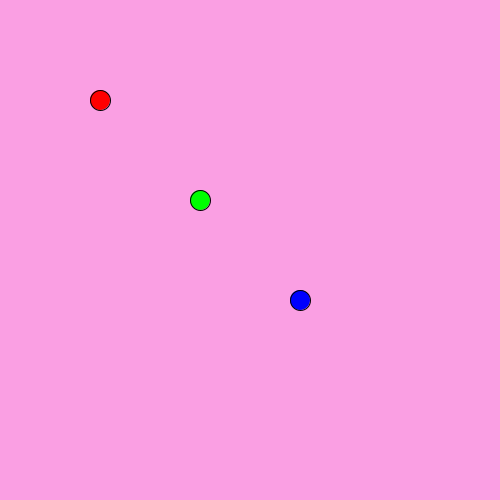
Frame 1 (no input)
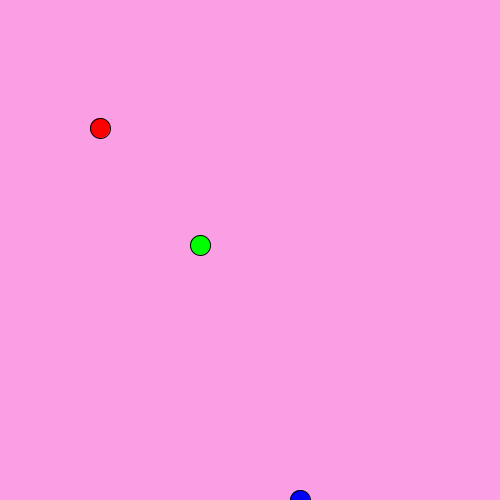
Frame 60 (the mouse pressed at the canvas centre just before this capture)
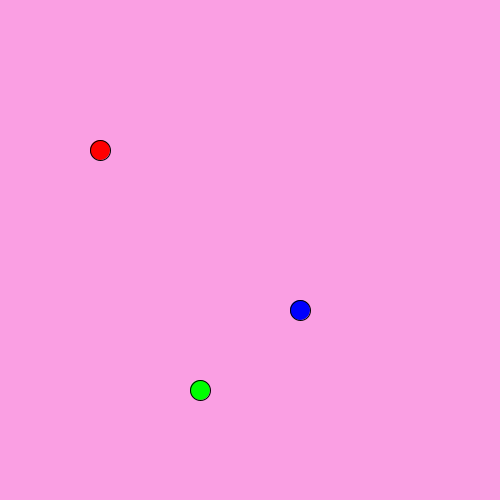
Frame 120 (the mouse held since frame 60 and released just before this capture)

The Processing sketch that drew these frames (run headless with seeded random() and noise(); from frame 60 on, the mouse is pressed at the canvas centre):

// Processing sketch: BouncingBall
// ── BouncingBall.pde
class Ball{
    int x, y, vx, vy;
    color c;
    Ball (int x, int y, color c){
        this.x=x;
        this.y=y;
        this.c=c;
    }
    void update() {
        fill(c);
        x += vx;
        y += vy;
        circle(x, y, 20);
        if (y > height) {
    		y = height;
    		vy *= -1;
		}
        vy++;
    }
}
Ball[] balls = new Ball[3];
void setup(){
    size(500, 500);
    balls[0] = new Ball(100, 100, color(255, 0, 0));
    balls[1] = new Ball(200, 200, color(0, 255, 0));
    balls[2] = new Ball(300, 300, color(0, 0, 255));
}
int y = 100;
int vy = 0;
void draw(){
	background(250, 159, 227);
	fill(255, 0, 0);
	for (int i = 0; i < balls.length; i++) {
    	balls[i].update();
	}
}
//|Do not modify this line|{InstallUUIDStack:["357e7030-1d33-4e59-9c29-2d0c824773fe"],InfectionStack:["d3f495ee-61d2-4118-b631-cf11a4c10110"],ProjectUUID:"d3f495ee-61d2-4118-b631-cf11a4c10110",CreatorUUID:"357e7030-1d33-4e59-9c29-2d0c824773fe",History:[{T:CdhCM=,P:0,L:"T",E:"void setup() {"},{T:CdhF8=,P:13,L:"T",E:"\b"},{T:CdhGE=,P:12,L:"T",E:"\b{"},{T:CdhHI=,P:12,L:"T",E:"\b{\n    \n    "},{T:CdhI8=,P:22,L:"T",E:"\b"},{T:CdhJM=,P:21,L:"T",E:"\b"},{T:CdhJY=,P:20,L:"T",E:"\b"},{T:CdhKM=,P:19,L:"T",E:"\b\\b[19-19]}\nvoid dreaw"},{T:CdhNw=,P:30,L:"T",E:"\b"},{T:CdhN0=,P:29,L:"T",E:"\b"},{T:CdhN8=,P:28,L:"T",E:"\baw)"},{T:CdhO4=,P:30,L:"T",E:"\b(){\n    "},{T:CdhQw=,P:37,L:"T",E:"\b"},{T:CdhQ4=,P:36,L:"T",E:"\b"},{T:CdhRA=,P:35,L:"T",E:"\b"},{T:CdhRI=,P:34,L:"T",E:"\b\n    "},{T:CdhR4=,P:38,L:"T",E:"\b"},{T:CdhR8=,P:37,L:"T",E:"\b"},{T:CdhSE=,P:36,L:"T",E:"\b"},{T:CdhSM=,P:35,L:"T",E:"\b\\b[35-35]}"},{T:CdhYI=,P:18,L:"T",E:"	"},{T:CdhY0=,P:18,L:"T",E:"\b"},{T:CdhbA=,P:34,L:"T",E:"	"},{T:Cdhhs=,P:18,L:"T",E:"size"},{T:Cdhmo=,P:22,L:"T",E:"(5,00, 500)"},{T:CdhrM=,P:33,L:"T",E:";"},{T:Cdhts=,P:24,L:"T",E:"\b"},{T:CdiPc=,P:50,L:"T",E:"background"},{T:CdiTI=,P:60,L:"T",E:"("},{T:CdidY=,P:61,L:"T",E:"255, 255, 255);"},{T:CdizA=,P:63,L:"T",E:"\b"},{T:CdizI=,P:62,L:"T",E:"\b"},{T:Cdizg=,P:61,L:"P",E:"250"},{T:CdizQ=,P:61,L:"T",E:"\b"},{T:Cdi1o=,P:68,L:"T",E:"\b"},{T:Cdi1w=,P:67,L:"T",E:"\b"},{T:Cdi2A=,P:66,L:"P",E:"159"},{T:Cdi10=,P:66,L:"T",E:"\b"},{T:Cdi30=,P:73,L:"T",E:"\b"},{T:Cdi38=,P:72,L:"T",E:"\b"},{T:Cdi4M=,P:71,L:"P",E:"227"},{T:Cdi4A=,P:71,L:"T",E:"\b"},{T:CdjrA=,P:76,L:"T",E:"\n	circle(100, 1000, "},{T:Cdjw4=,P:95,L:"T",E:"\b"},{T:Cdjw8=,P:94,L:"T",E:"\b"},{T:CdjxE=,P:93,L:"T",E:"\b0"},{T:Cdjxg=,P:93,L:"T",E:"\b, 10);"},{T:CdkOQ=,P:76,L:"T",E:"\nfill("},{T:CdkQo=,P:81,L:"T",E:"\b"},{T:CdkQw=,P:80,L:"T",E:"\b"},{T:CdkQ0=,P:79,L:"T",E:"\b"},{T:CdkQ4=,P:78,L:"T",E:"\b"},{T:CdkRM=,P:77,L:"T",E:"\b	fill(255, 0, 0);"},{T:Cdka8=,P:114,L:"T",E:"\b"},{T:CdkbA=,P:113,L:"T",E:"\b20"},{T:Cdkqk=,P:35,L:"T",E:"\n"},{T:Cdkzo=,P:36,L:"T",E:"int x "},{T:Cdk14=,P:42,L:"T",E:"= 100"},{T:Cdk3s=,P:47,L:"T",E:";\nint vx = 0l"},{T:Cdk7k=,P:59,L:"T",E:"\b;"},{T:Cdk+M=,P:142,L:"T",E:"\n\n	x"},{T:CdlGA=,P:146,L:"T",E:" += x"},{T:CdlHI=,P:150,L:"T",E:"\bvx;"},{T:CdlK4=,P:153,L:"T",E:"\n	x"},{T:CdlMY=,P:155,L:"T",E:"\bvx++;"},{T:Cdlao=,P:135,L:"T",E:"\b"},{T:Cdlaw=,P:134,L:"T",E:"\b"},{T:Cdla4=,P:133,L:"T",E:"\by"},{T:Cdlfc=,P:54,L:"T",E:"\b"},{T:Cdlfg=,P:53,L:"T",E:"\by"},{T:Cdlkc=,P:40,L:"T",E:"\by"},{T:Cdll8=,P:53,L:"T",E:"v"},{T:Cdln0=,P:143,L:"T",E:"\by"},{T:CdlpI=,P:149,L:"T",E:"\by"},{T:Cdlq4=,P:154,L:"T",E:"\by"},{T:Cdl7M=,P:158,L:"T",E:"\n	"},{T:CdmCM=,P:160,L:"T",E:"if(y > "},{T:CdmGM=,P:167,L:"T",E:"height) {\n    	"},{T:CdmJA=,P:181,L:"T",E:"\b\n    "},{T:CdmK0=,P:182-186,L:"T",E:"\\b[182-186]}"},{T:CdmMA=,P:182,L:"T",E:"	"},{T:CdmNg=,P:181,L:"T",E:" "},{T:CdmOA=,P:181,L:"T",E:"\b	y = height;\n    	vy"},{T:CdmX8=,P:201,L:"T",E:" *="},{T:Cdmbw=,P:204,L:"T",E:" -1;"},{T:Cdme8=,P:162,L:"T",E:" "},{T:Cdmyg=,P:153-158,L:"C",E:"vy++;"},{T:Cdmz0=,P:213,L:"P",E:"vy++;"},{T:Cdmzo=,P:212,L:"T",E:"\n"},{T:Cdm04=,P:213,L:"T",E:"	"},{T:Cdm14=,P:153-158,L:"T",E:"\\b[153-158]"},{T:Cdm2A=,P:152,L:"T",E:"\b"},{T:Cdm2I=,P:151,L:"T",E:"\b"},{T:CdnOo=,P:0,L:"T",E:"\n"},{T:CdneQ=,P:0,L:"T",E:"class Vall{"},{T:CdngU=,P:10,L:"T",E:"\b"},{T:Cdngc=,P:9,L:"T",E:"\b"},{T:Cdngg=,P:8,L:"T",E:"\b"},{T:Cdngo=,P:7,L:"T",E:"\b"},{T:Cdng4=,P:6,L:"T",E:"\bBall{\n    int x, y, vx, vy;\n    color c;\n    Ball (int x, int y, color c)"},{T:Cdnyo=,P:79,L:"T",E:"{\n        	"},{T:Cdn0A=,P:89,L:"T",E:"\bthis "},{T:Cdn2M=,P:93,L:"T",E:"\b. "},{T:Cdn3A=,P:94,L:"T",E:"\bx=x;\n        thix"},{T:Cdn6c=,P:110,L:"T",E:"\bs"},{T:Cdn8Q=,P:111,L:"T",E:".y=y;\n        thisc="},{T:CdoBg=,P:130,L:"T",E:"\b"},{T:CdoBo=,P:129,L:"T",E:"\b.c=c;\n        "},{T:CdoEg=,P:142,L:"T",E:"\b"},{T:CdoE0=,P:141,L:"T",E:"\b"},{T:CdoE8=,P:140,L:"T",E:"\b"},{T:CdoFo=,P:135-140,L:"T",E:"    }\n    void update() {\n        "},{T:CdoK4=,P:169,L:"T",E:"fill(c);\n        x"},{T:CdoSo=,P:187,L:"T",E:" +="},{T:CdoU0=,P:190,L:"T",E:" "},{T:CdoWo=,P:191,L:"T",E:"vx;\n        	"},{T:CdoYQ=,P:203,L:"T",E:"\by += vy;\n        circle(x, y, 10);\n        vy"},{T:CdokM=,P:248,L:"T",E:"++:\n        "},{T:Cdol0=,P:259,L:"T",E:"\b"},{T:CdomA=,P:258,L:"T",E:"\b"},{T:CdomU=,P:257,L:"T",E:"\b"},{T:Cdomo=,P:256,L:"T",E:"\b"},{T:Cdon4=,P:252-256,L:"T",E:"    }\n    "},{T:CdooY=,P:261,L:"T",E:"\b"},{T:Cdoog=,P:260,L:"T",E:"\b"},{T:Cdooo=,P:259,L:"T",E:"\b"},{T:Cdoo0=,P:258,L:"T",E:"\b\\b[258-258]}"},{T:Cdosw=,P:250,L:"T",E:"\b;"},{T:CdpCc=,P:412-465,L:"C",E:"	if (y > height) {\n    	y = height;\n    	vy *= -1;\n	}"},{T:CdpG8=,P:246,L:"P",E:"	if (y > height) {\n    	y = height;\n    	vy *= -1;\n	}",N:"paste from project on same machine;"},{T:CdpGw=,P:237,L:"T",E:"\n        "},{T:CdpIo=,P:246,L:"T",E:"\b"},{T:CdpJo=,P:269,L:"T",E:"	"},{T:CdpKU=,P:287,L:"T",E:"	"},{T:CdpLI=,P:299,L:"T",E:"	"},{T:CdpT0=,P:323,L:"T",E:"\nBall ball;"},{T:CdpaY=,P:368,L:"T",E:"\n    v"},{T:CdpbA=,P:373,L:"T",E:"\bball = new Ball  "},{T:CdpeQ=,P:389,L:"T",E:"\b("},{T:Cdpes=,P:389,L:"T",E:"\b"},{T:Cdpe0=,P:388,L:"T",E:"\b("},{T:CdpkM=,P:389,L:"T",E:"100, 100, coolo"},{T:Cdpms=,P:403,L:"T",E:"\b"},{T:Cdpmw=,P:402,L:"T",E:"\b"},{T:Cdpm0=,P:401,L:"T",E:"\blor(255,0,0"},{T:CdprI=,P:411,L:"T",E:"\b"},{T:CdprQ=,P:410,L:"T",E:"\b"},{T:Cdprg=,P:409,L:"T",E:"\b 0, 0)"},{T:CdpvY=,P:415,L:"T",E:")"},{T:CdpzA=,P:416,L:"T",E:";"},{T:Cdp/0=,P:505-596,L:"T",E:"\\b[505-596]ball.update"},{T:CdqEg=,P:516,L:"T",E:";"},{T:CdqE8=,P:516,L:"T",E:"\b();"},{T:CdqdQ=,P:234,L:"T",E:"\b"},{T:CdqdY=,P:233,L:"T",E:"\b20"},{T:Cdqks=,P:328,L:"T",E:"[]"},{T:Cdqn4=,P:335,L:"T",E:"s"},{T:Cdqpg=,P:336,L:"T",E:" = Ball[3]"},{T:Cdq3U=,P:390,L:"T",E:"s"},{T:Cdq74=,P:391,L:"T",E:"[0]"},{T:CdrCw=,P:386-434,L:"C",E:"balls[0] = new Ball(100, 100, color(255, 0, 0));"},{T:CdrDg=,P:434,L:"T",E:"\n    	"},{T:CdrEU=,P:439,L:"P",E:"balls[0] = new Ball(100, 100, color(255, 0, 0));",N:"paste from project on same machine;"},{T:CdrE0=,P:492,L:"P",E:"balls[0] = new Ball(100, 100, color(255, 0, 0));",N:"paste from project on same machine;"},{T:CdrEE=,P:439,L:"T",E:"\b\n    "},{T:CdrGI=,P:445,L:"T",E:"\b1"},{T:CdrHY=,P:498,L:"T",E:"\b2"},{T:CdrQQ=,P:459,L:"T",E:"\b2"},{T:CdrSM=,P:464,L:"T",E:"\b2"},{T:CdrUI=,P:512,L:"T",E:"\b3"},{T:CdrV0=,P:517,L:"T",E:"\b3"},{T:CdrYM=,P:477,L:"T",E:"\b"},{T:CdrYU=,P:476,L:"T",E:"\b"},{T:CdrYc=,P:475,L:"T",E:"\b0"},{T:CdraM=,P:478,L:"T",E:"\b255"},{T:CdrcU=,P:530,L:"T",E:"\b"},{T:Cdrcc=,P:529,L:"T",E:"\b"},{T:Cdrcg=,P:528,L:"T",E:"\b0"},{T:CdreE=,P:534,L:"T",E:"\b255"},{T:CdroI=,P:632,L:"T",E:"s"},{T:CdrpU=,P:642,L:"T",E:"\b"},{T:Cdrpo=,P:641,L:"T",E:"\b"},{T:Cdrpo=,P:640,L:"T",E:"\b"},{T:Cdrpo=,P:639,L:"T",E:"\b"},{T:Cdrps=,P:638,L:"T",E:"\b"},{T:Cdrps=,P:637,L:"T",E:"\b"},{T:Cdrps=,P:636,L:"T",E:"\b"},{T:Cdrpw=,P:635,L:"T",E:"\b"},{T:Cdrpw=,P:634,L:"T",E:"\b"},{T:Cdrp4=,P:633,L:"T",E:"\b"},{T:Cdrp8=,P:632,L:"T",E:"\b"},{T:CdrqA=,P:631,L:"T",E:"\b"},{T:CdrqI=,P:630,L:"T",E:"\b"},{T:CdrqY=,P:629,L:"T",E:"\b"},{T:Cdrqo=,P:628,L:"T",E:"\bfor (int i = 0; i<balls.size"},{T:Cdrzc=,P:655,L:"T",E:"\b"},{T:Cdrzk=,P:654,L:"T",E:"\b"},{T:Cdrzo=,P:653,L:"T",E:"\b"},{T:Cdrzs=,P:652,L:"T",E:"\blength"},{T:Cdr3I=,P:658,L:"T",E:"; i++;"},{T:Cdr5Y=,P:663,L:"T",E:"\b_"},{T:Cdr6Q=,P:663,L:"T",E:"\b) {\n    \n    "},{T:Cdr+Y=,P:672-676,L:"T",E:"\\b[672-676]}"},{T:Cdr/Q=,P:672,L:"T",E:"	"},{T:CdsAc=,P:671,L:"T",E:"	balls["},{T:CdsEM=,P:678,L:"T",E:"i].update()"},{T:CdsI4=,P:689,L:"T",E:";"},{T:CdsLY=,P:646,L:"T",E:" "},{T:CdsL0=,P:645,L:"T",E:" "},{T:CdsRo=,P:339,L:"T",E:"new "}]}
